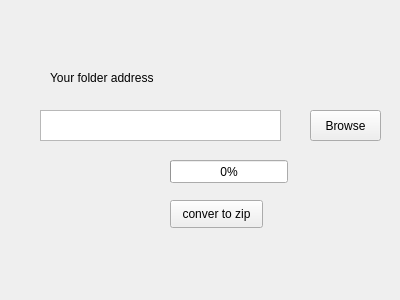
<?xml version="1.0" encoding="UTF-8"?>
<ui version="4.0">
 <class>convert_to_zip_2</class>
 <widget class="QWidget" name="convert_to_zip_2">
  <property name="geometry">
   <rect>
    <x>0</x>
    <y>0</y>
    <width>400</width>
    <height>300</height>
   </rect>
  </property>
  <property name="windowTitle">
   <string>convert to zip</string>
  </property>
  <widget class="QTextEdit" name="zip_text">
   <property name="geometry">
    <rect>
     <x>40</x>
     <y>110</y>
     <width>241</width>
     <height>31</height>
    </rect>
   </property>
   <property name="cursor" stdset="0">
    <cursorShape>IBeamCursor</cursorShape>
   </property>
  </widget>
  <widget class="QLabel" name="label">
   <property name="geometry">
    <rect>
     <x>50</x>
     <y>70</y>
     <width>141</width>
     <height>16</height>
    </rect>
   </property>
   <property name="text">
    <string>Your folder address</string>
   </property>
  </widget>
  <widget class="QPushButton" name="convert_to_zip">
   <property name="geometry">
    <rect>
     <x>170</x>
     <y>200</y>
     <width>93</width>
     <height>28</height>
    </rect>
   </property>
   <property name="cursor">
    <cursorShape>PointingHandCursor</cursorShape>
   </property>
   <property name="text">
    <string>conver to zip</string>
   </property>
  </widget>
  <widget class="QPushButton" name="brows_zip">
   <property name="geometry">
    <rect>
     <x>310</x>
     <y>110</y>
     <width>71</width>
     <height>31</height>
    </rect>
   </property>
   <property name="cursor">
    <cursorShape>PointingHandCursor</cursorShape>
   </property>
   <property name="text">
    <string>Browse</string>
   </property>
  </widget>
  <widget class="QProgressBar" name="progressBar">
   <property name="geometry">
    <rect>
     <x>170</x>
     <y>160</y>
     <width>118</width>
     <height>23</height>
    </rect>
   </property>
   <property name="cursor">
    <cursorShape>ForbiddenCursor</cursorShape>
   </property>
   <property name="value">
    <number>0</number>
   </property>
  </widget>
 </widget>
 <resources/>
 <connections/>
</ui>
